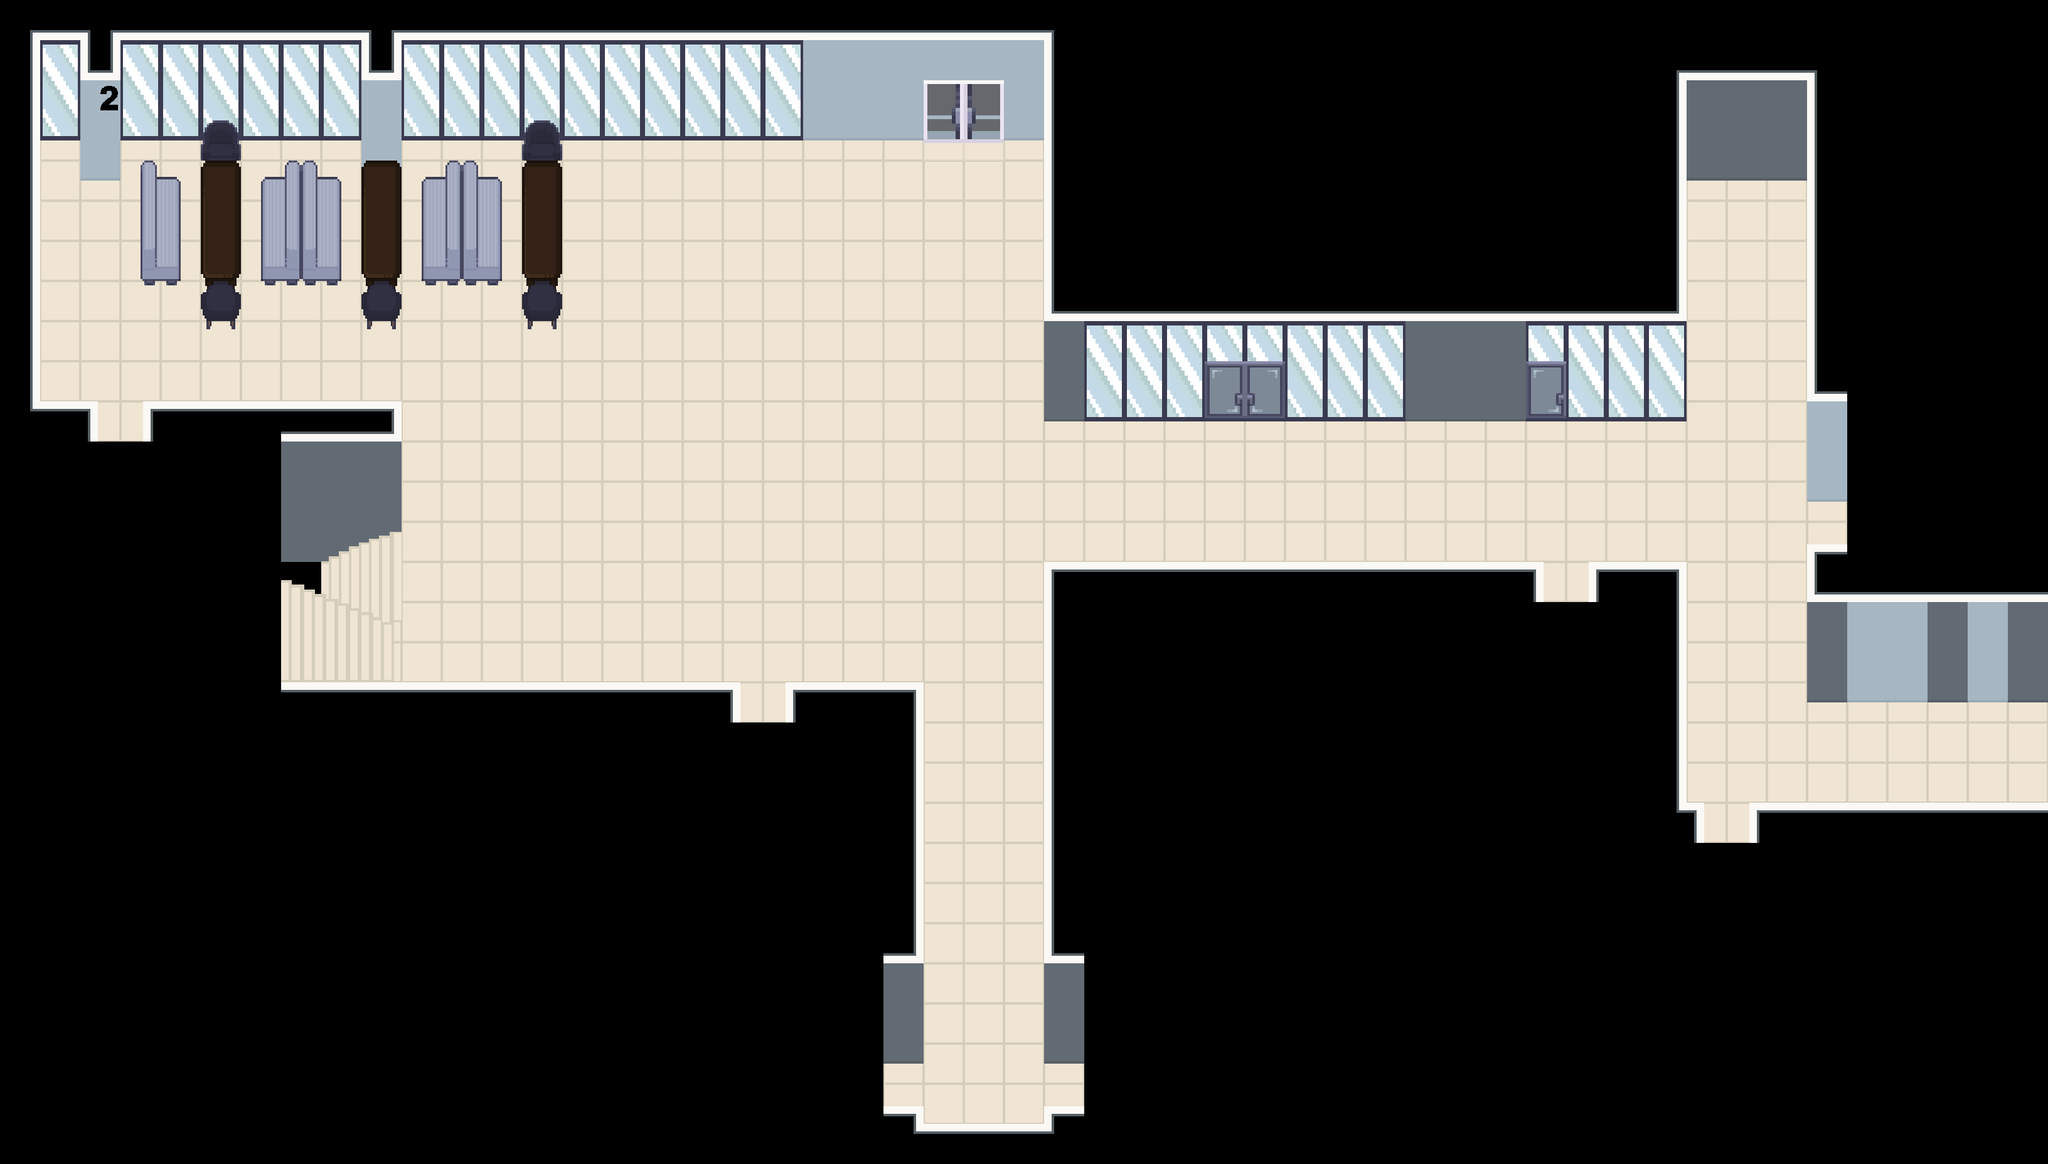

Rendered tile map (Tiled .tmx) drawn with the repository's tilesets; below, a short description and the map source with its tile grids summarised:
An orthogonal 51x29 tile map with 64x64 px tiles, 2 tile layers (Floor, Furnishing), 2 tilesets and 51 objects (7x Player, 2x Character).

<map version="1.10" tiledversion="1.11.2" orientation="orthogonal" renderorder="right-down" width="51" height="29" tilewidth="64" tileheight="64" infinite="0" nextlayerid="6" nextobjectid="66">
 <properties>
  <property name="display_name" value="Level 2" />
  <property name="display_title" value="Annexe Building (L2)" />
 </properties>
 <tileset firstgid="1" name="LCB_indoor" tilewidth="64" tileheight="64" tilecount="1550" columns="25">
  <image source="../../graphics/tilesets/indoor.png" width="1600" height="3968" />
 </tileset>
 <tileset firstgid="1551" name="LCB_furnishing" tilewidth="64" tileheight="64" tilecount="1007" columns="19">
  <image source="../../graphics/tilesets/furnishing.png" width="1216" height="3392" />
 </tileset>
 <layer id="1" name="Floor" width="51" height="29">
  <data>[1479 cells, 739 non-empty, 35 distinct tile ids]</data>
 </layer>
 <layer id="2" name="Furnishing" width="51" height="29">
  <data>[1479 cells, 75 non-empty, 46 distinct tile ids]</data>
 </layer>
 <objectgroup id="3" name="Entities">
  <object id="3" name="Player" x="192" y="576">
   <properties>
    <property name="direction" value="up" />
    <property name="pos" value="annexe_1" />
   </properties>
   <point />
  </object>
  <object id="4" name="Player" x="1536" y="320">
   <properties>
    <property name="direction" value="down" />
    <property name="pos" value="bridge" />
   </properties>
   <point />
  </object>
  <object id="5" name="Player" x="1216" y="1024">
   <properties>
    <property name="direction" value="up" />
    <property name="pos" value="annexe_2_auditorium" />
   </properties>
   <point />
  </object>
  <object id="6" name="Player" x="2496" y="832">
   <properties>
    <property name="direction" value="up" />
    <property name="pos" value="annexe_2_hall10" />
   </properties>
   <point />
  </object>
  <object id="7" name="Player" x="2816" y="832">
   <properties>
    <property name="direction" value="left" />
    <property name="pos" value="annexe_2_hall11" />
   </properties>
   <point />
  </object>
  <object id="8" name="Player" x="2752" y="1216">
   <properties>
    <property name="direction" value="up" />
    <property name="pos" value="annexe_2_hall12" />
   </properties>
   <point />
  </object>
  <object id="44" name="Player" x="768" y="1006">
   <properties>
    <property name="direction" value="right" />
    <property name="pos" value="annexe_3" />
   </properties>
   <point />
  </object>
  <object id="62" name="Character" x="1632.5" y="289.5">
   <properties>
    <property name="character_id" value="Atticus_a2" />
    <property name="direction" value="left" />
    <property name="graphic" value="atticus" />
    <property name="radius" value="0" />
   </properties>
   <point />
  </object>
  <object id="65" name="Character" x="95.3937" y="479.765">
   <properties>
    <property name="character_id" value="Atticus_e" />
    <property name="direction" value="right" />
    <property name="graphic" value="atticus" />
    <property name="radius" value="0" />
   </properties>
   <point />
  </object>
 </objectgroup>
 <objectgroup id="4" name="Collisions">
  <object id="10" x="-64.5" y="-54" width="1856" height="213.5" />
  <object id="11" x="128" y="-2" width="62.6667" height="224.667" />
  <object id="12" x="576" y="-2" width="62.6667" height="224" />
  <object id="13" x="1664" y="-55.3333" width="1024.67" height="662" />
  <object id="14" x="2624" y="-56.6667" width="318" height="278" />
  <object id="15" x="2877" y="-60" width="132" height="796" />
  <object id="16" x="-65" y="-55" width="130" height="822" />
  <object id="17" x="-65" y="601" width="220.091" height="167" />
  <object id="18" x="228.909" y="603" width="411.091" height="195" />
  <object id="19" x="383.5" y="947" width="257.5" height="14.5" />
  <object id="20" x="384" y="1057" width="794" height="155" />
  <object id="21" x="1254" y="1054" width="220" height="577" />
  <object id="22" x="1255" y="1749" width="217" height="172" />
  <object id="23" x="1256" y="1765" width="603" height="154" />
  <object id="24" x="1664.5" y="1750" width="217" height="172" />
  <object id="25" x="1663" y="860.5" width="794" height="770" />
  <object id="26" x="2533.67" y="860.5" width="158.333" height="577" />
  <object id="27" x="2493" y="1244.5" width="222" height="187" />
  <object id="28" x="2788.75" y="1245.5" width="573.25" height="190" />
  <object id="29" x="2880" y="850.5" width="482" height="206" />
  <object id="30" x="318" y="127.5" width="68" height="365" />
  <object id="31" x="574" y="127.5" width="68" height="365" />
  <object id="32" x="829.67" y="128.5" width="68" height="365" />
  <object id="33" x="416" y="224.5" width="128" height="198" />
  <object id="34" x="671.92" y="213.5" width="128" height="198" />
  <object id="35" x="223" y="223" width="67" height="198" />
  <object id="51" x="1677.25" y="1641" width="11.5" height="174.667">
   <properties>
    <property name="collision_type" value="blocked" />
    <property name="restroom" value="It's the female restroom." />
   </properties>
  </object>
  <object id="52" x="1682.75" y="1541.17" width="130" height="316" />
  <object id="53" x="1446.58" y="1642.16" width="11.5" height="174.667">
   <properties>
    <property name="collision_type" value="blocked" />
    <property name="restroom" value="It's the male restroom." />
   </properties>
  </object>
  <object id="54" x="1322.58" y="1542.33" width="130" height="316" />
  <object id="60" x="3196.75" y="1111.33" width="11.5" height="174.667">
   <properties>
    <property name="collision_type" value="blocked" />
    <property name="fire_exit" value="This way leads to the fire exit." />
   </properties>
  </object>
  <object id="61" x="3202.25" y="1011.5" width="130" height="316" />
  <object id="63" x="1915.33" y="602" width="133.333" height="10">
   <properties>
    <property name="collision_type" value="blocked" />
    <property name="inaccessible" value="Discussion rooms." />
   </properties>
  </object>
  <object id="64" x="2430.67" y="601.333" width="66" height="10.6667">
   <properties>
    <property name="collision_type" value="blocked" />
    <property name="inaccessible" value="Discussion room." />
   </properties>
  </object>
 </objectgroup>
 <objectgroup id="5" name="Transition">
  <object id="36" x="144" y="652" width="95" height="6.5">
   <properties>
    <property name="pos" value="annexe_2" />
    <property name="target" value="annexe_3" />
   </properties>
  </object>
  <object id="37" x="576" y="767.333" width="10.6667" height="188">
   <properties>
    <property name="pos" value="annexe_2" />
    <property name="target" value="annexe_1" />
   </properties>
  </object>
  <object id="38" x="538" y="953.5" width="8.5" height="144.5">
   <properties>
    <property name="pos" value="annexe_2" />
    <property name="target" value="annexe_3" />
   </properties>
  </object>
  <object id="39" x="1167.5" y="1100" width="96.5" height="5">
   <properties>
    <property name="pos" value="annexe_2" />
    <property name="target" value="annexe_2_auditorium" />
   </properties>
  </object>
  <object id="40" x="2447.75" y="907.5" width="96" height="5">
   <properties>
    <property name="pos" value="annexe_2" />
    <property name="target" value="annexe_2_hall10" />
   </properties>
  </object>
  <object id="41" x="2892" y="705" width="5.5" height="174">
   <properties>
    <property name="pos" value="annexe_2" />
    <property name="target" value="annexe_2_hall11" />
   </properties>
  </object>
  <object id="42" x="2703.82" y="1292" width="95.8182" height="4">
   <properties>
    <property name="pos" value="annexe_2" />
    <property name="target" value="annexe_2_hall12" />
   </properties>
  </object>
  <object id="45" x="1471.33" y="222.667" width="130" height="7">
   <properties>
    <property name="pos" value="annexe_2" />
    <property name="target" value="bridge" />
   </properties>
  </object>
 </objectgroup>
</map>
